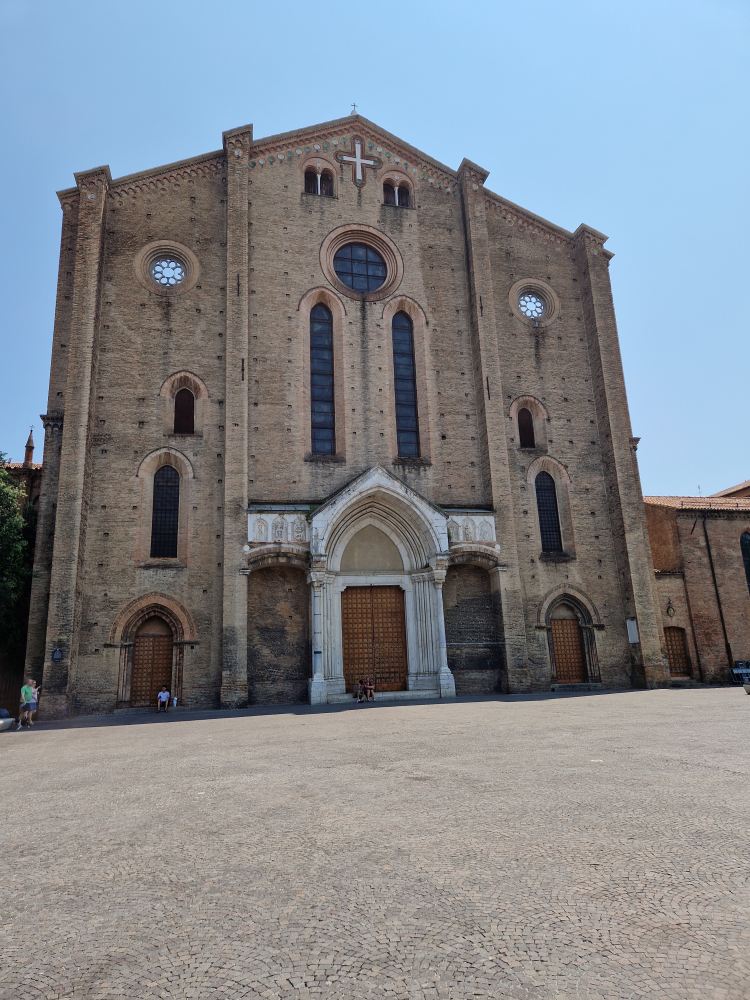
#> input picture xxx/new1.png, 3000 x 4000 px (shown at 1/4 size)
$ python main.py
#> lines starting #> are read from the running program, lines starting #| are printed output that depends on the picture
#####################################################################################
#
# MRGCV Unizar - Computer vision - Course assignement
#
# Title: Course assignement get3DModel
#
# Date:
#
#####################################################################################
#
# Authors: Thomas HUYGHE
#
# Version: 1.0
#
#####################################################################################

import matplotlib.pyplot as plt
import numpy as np
import cv2
import random
import argparse
import matching
import homography as hm
import sfm
import sfm2
import plotData as pld
from common import project
from common import euclidean_error, euclidean_distance, euclidean_distance3D
from common import plotResidual
from bundleAdjustment import reconstruction2Dfull
import BA_and_PnP as BA_PnP
import bundleAdjustment as ba
import bundleAdjustmentNviews as ban
import dlt
import ransac as rans

im1 = cv2.cvtColor(cv2.imread("new1.png"), cv2.COLOR_BGR2RGB)
im2 = cv2.cvtColor(cv2.imread("new2.png"), cv2.COLOR_BGR2RGB)
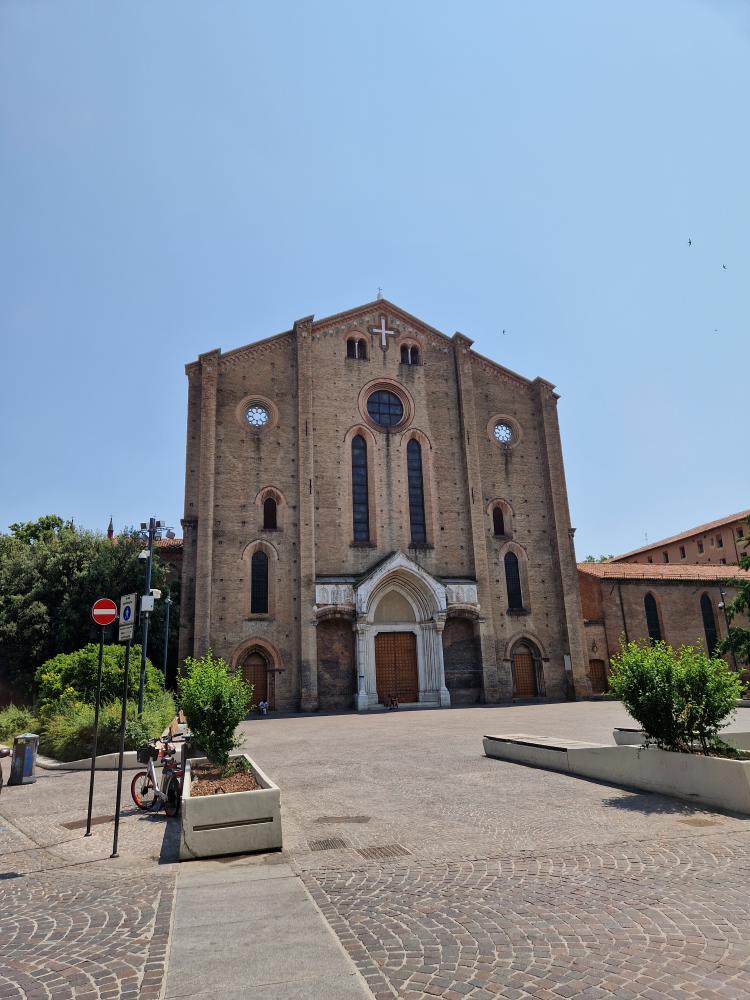
#> input picture xxx/new2.png, 3000 x 4000 px (shown at 1/4 size)
im3 = cv2.cvtColor(cv2.imread("old.png"), cv2.COLOR_BGR2RGB)
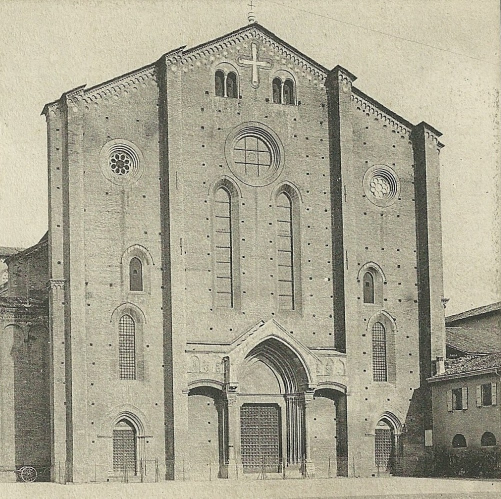
#> input picture xxx/old.png, 1002 x 997 px (shown at 1/2 size)

resize = [640, 480]

new1 = cv2.resize(im1, dsize=resize)
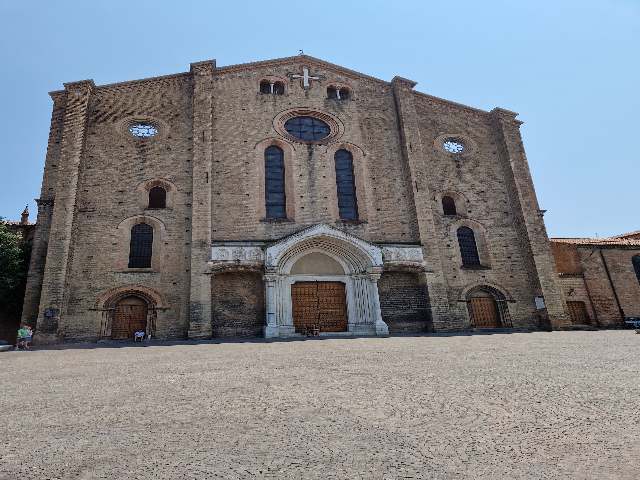
#> new1: shape (480, 640, 3); mean R, G, B 129.8, 134.3, 140.3
new2 = cv2.resize(im2, dsize=resize)
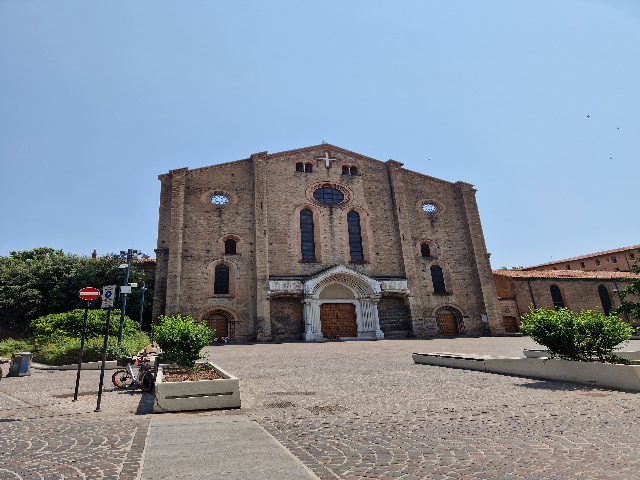
#> new2: shape (480, 640, 3); mean R, G, B 132.6, 143.2, 154.7
old = cv2.resize(im3, dsize=resize)
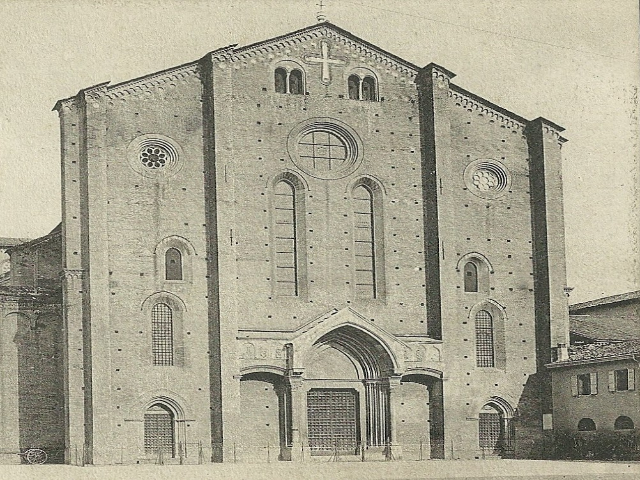
#> old: shape (480, 640, 3); mean R, G, B 169.3, 165.4, 146.3

#> (the run stopped early here; a loop or call above may not have finished)
